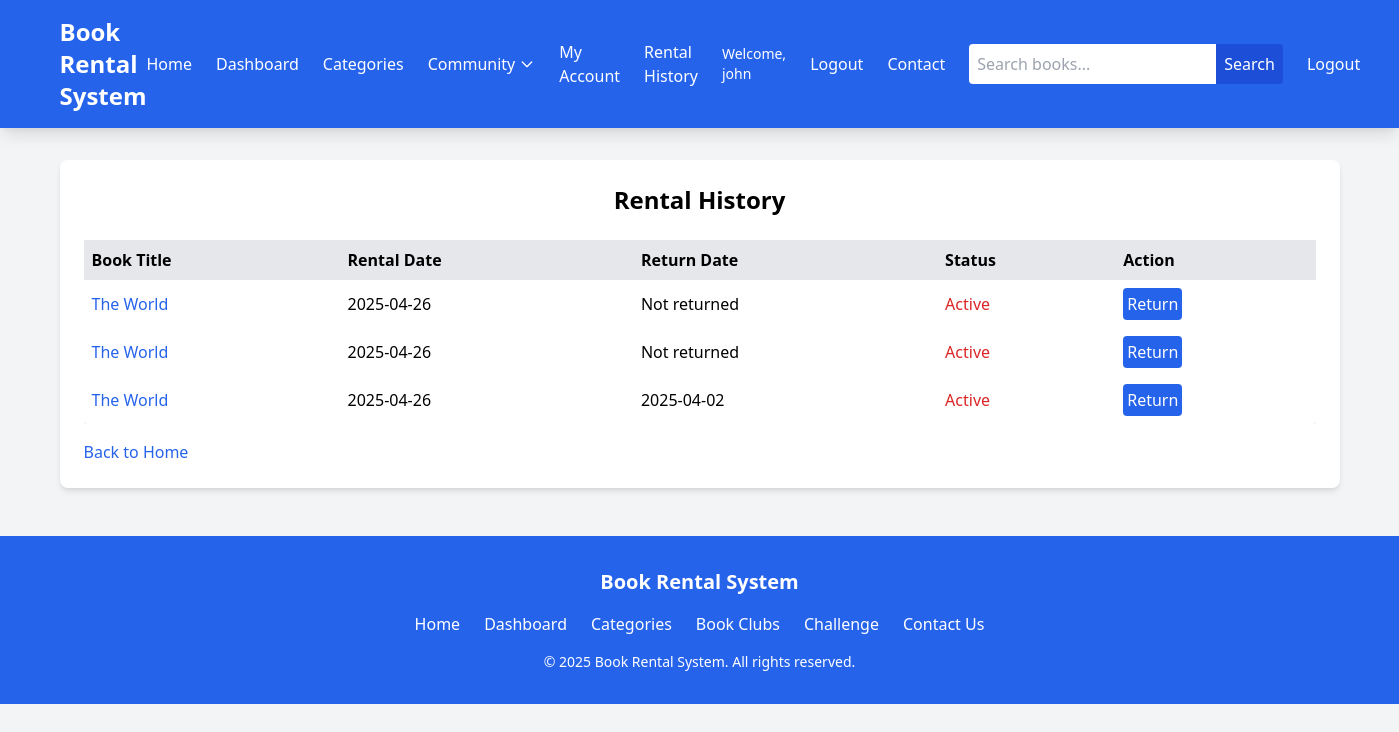
The app's page /api/rentals/ (signed in), older data.
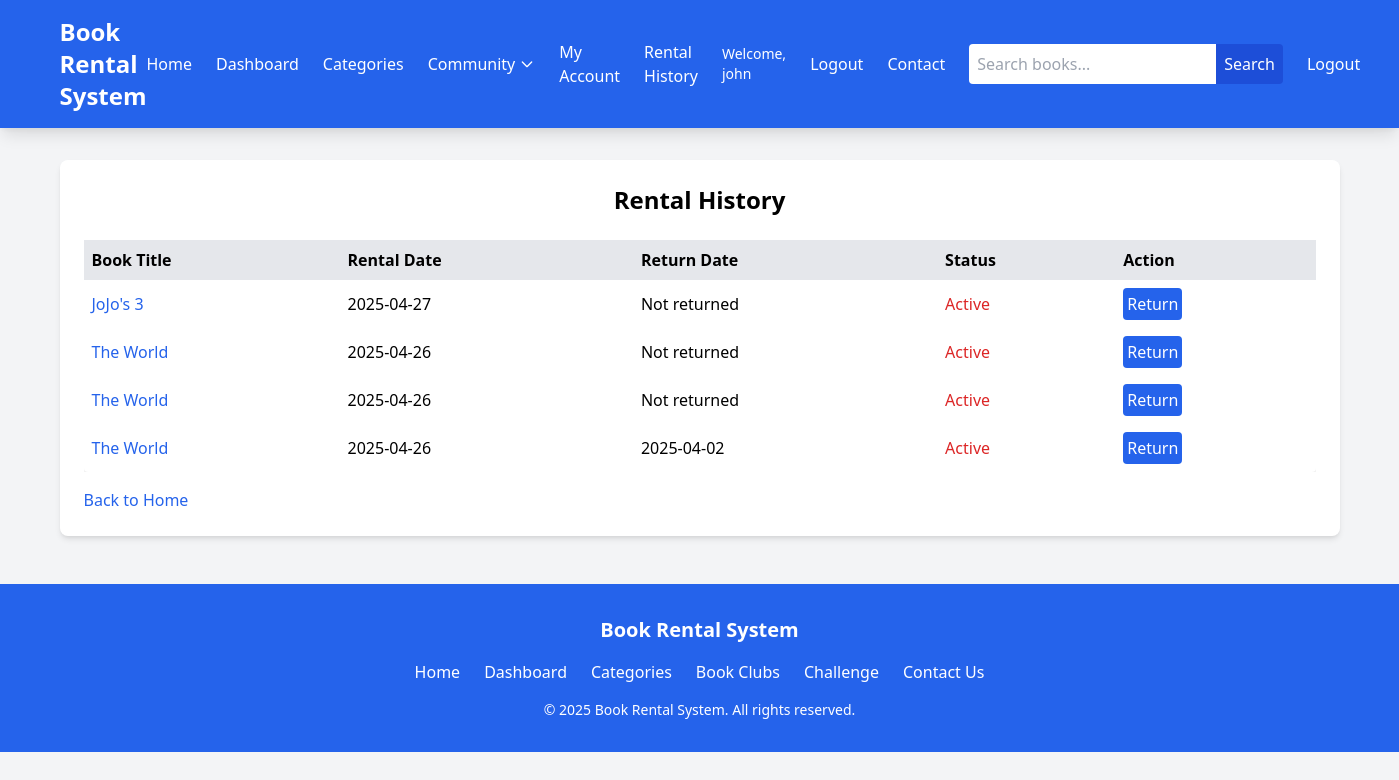
The same page, newer data.
### books/models.py (models this page shows, shortened)
class Rental(models.Model):
    user = models.ForeignKey(User, on_delete=models.CASCADE)
    book = models.ForeignKey(Book, on_delete=models.CASCADE)
    rental_date = models.DateTimeField(auto_now_add=True)
    return_date = models.DateTimeField(null=True, blank=True)
    is_returned = models.BooleanField(default=False)

class Book(models.Model):
    title = models.CharField(max_length=200)
    author = models.CharField(max_length=100)
    isbn = models.CharField(max_length=13, unique=True)
    category = models.ForeignKey(Category, on_delete=models.SET_NULL, null=True, blank=True)
    total_copies = models.PositiveIntegerField()
    available_copies = models.PositiveIntegerField()
    description = models.TextField(blank=True)
    cover_image = models.ImageField(upload_to='book_covers/', blank=True, null=True)

### books/views.py (the view)
# urls.py: path('rentals/', views.rental_history, name='rental_history'),
@login_required
def rental_history(request):
    rentals = Rental.objects.filter(user=request.user).order_by('-rental_date')
    return render(request, 'rental_history.html', {'rentals': rentals})

### templates/rental_history.html (shortened to what this page needs)
{% extends 'base.html' %}
{% block content %}
<div class="bg-white p-6 rounded-lg shadow-md animate__animated animate__fadeIn">
    <h1 class="text-2xl font-bold mb-6 text-center gsap-fade-in">Rental History</h1>
    {% if rentals %}
        <div class="overflow-x-auto">
            <table class="w-full bg-white shadow-md rounded table-auto">
                <thead>
                    <tr class="bg-gray-200">
                        <th class="p-2 text-left">Book Title</th>
                        <th class="p-2 text-left">Rental Date</th>
                        <th class="p-2 text-left">Return Date</th>
                        <th class="p-2 text-left">Status</th>
                        <th class="p-2 text-left">Action</th>
                    </tr>
                </thead>
                <tbody>
                    {% for rental in rentals %}
                    <tr class="hover:bg-gray-100 transition duration-300 table-row">
                        <td class="p-2">
                            <a href="{% url 'book_detail' rental.book.id %}" class="text-blue-600 hover:underline">
                                {{ rental.book.title }}
                            </a>
                        </td>
                        <td class="p-2">{{ rental.rental_date|date:"Y-m-d" }}</td>
                        <td class="p-2">{{ rental.return_date|date:"Y-m-d"|default:"Not returned" }}</td>
                        <td class="p-2">
                            {% if rental.is_returned %}
                                <span class="text-green-600">Returned</span>
                            {% else %}
                                <span class="text-red-600">Active</span>
                            {% endif %}
                        </td>
                        <td class="p-2">
                            {% if not rental.is_returned %}
                                <form method="post" action="{% url 'return_book' rental.id %}">
                                    <button type="submit"
                                            class="bg-blue-600 text-white p-1 rounded hover:bg-blue-700 transition duration-300 rent-button">
                                        Return
                                    </button>
                                </form>
                            {% else %}
                                <span class="text-gray-500">N/A</span>
                            {% endif %}
                        </td>
                    </tr>
                    {% endfor %}
                </tbody>
            </table>
        </div>
    {% else %}
        <p class="text-gray-600 text-center">You have no rental history.</p>
    {% endif %}
    <a href="{% url 'home' %}" class="text-blue-600 hover:underline mt-4 inline-block block mx-auto text-center">Back to Home</a>
</div>
{% endblock %}

Row changes from the older to the newer data that the page shows:
added Rental: book "JoJo's 3", rental_date "2025-04-27", return_date "Not returned", is_returned "Active"
